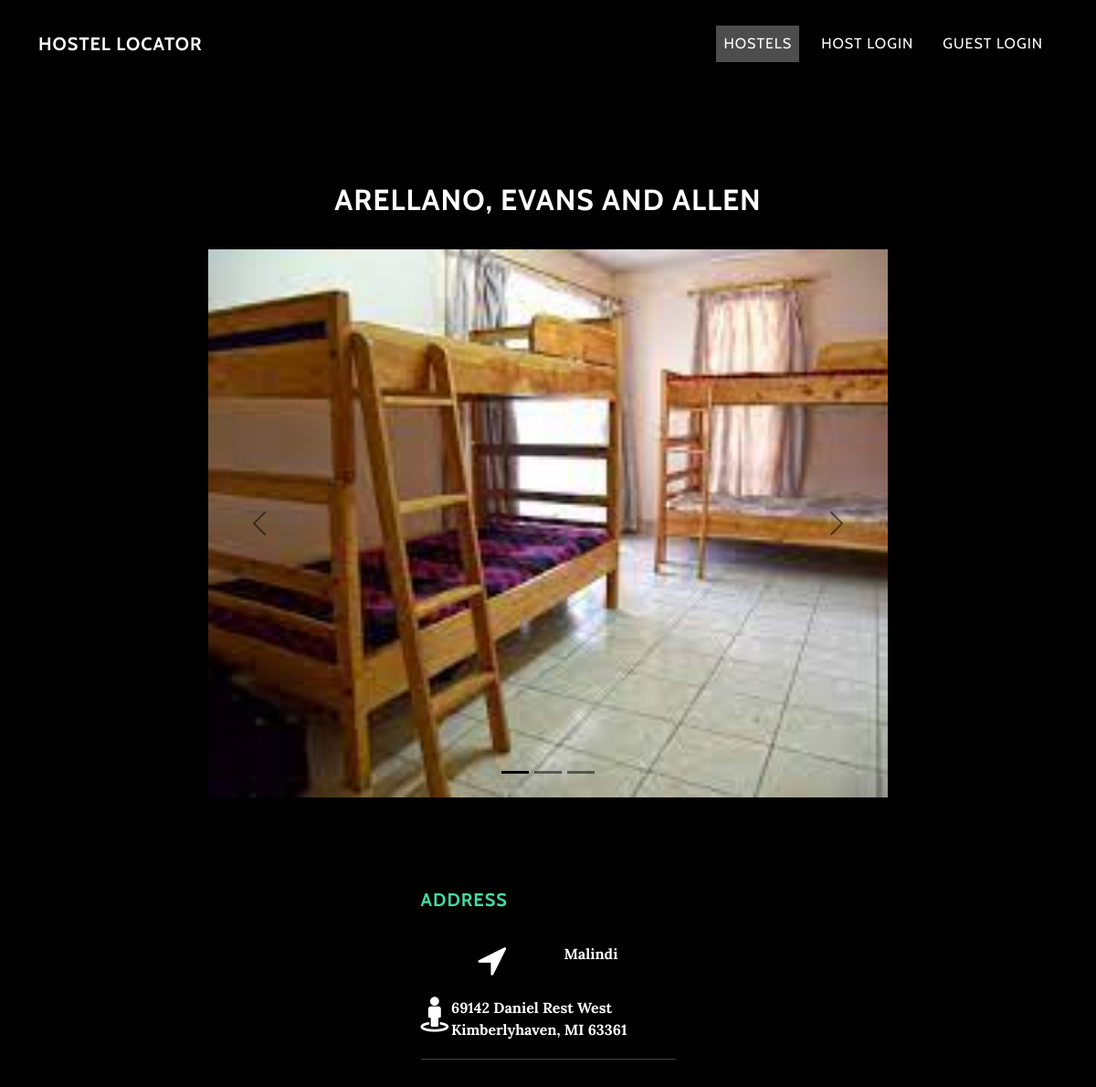
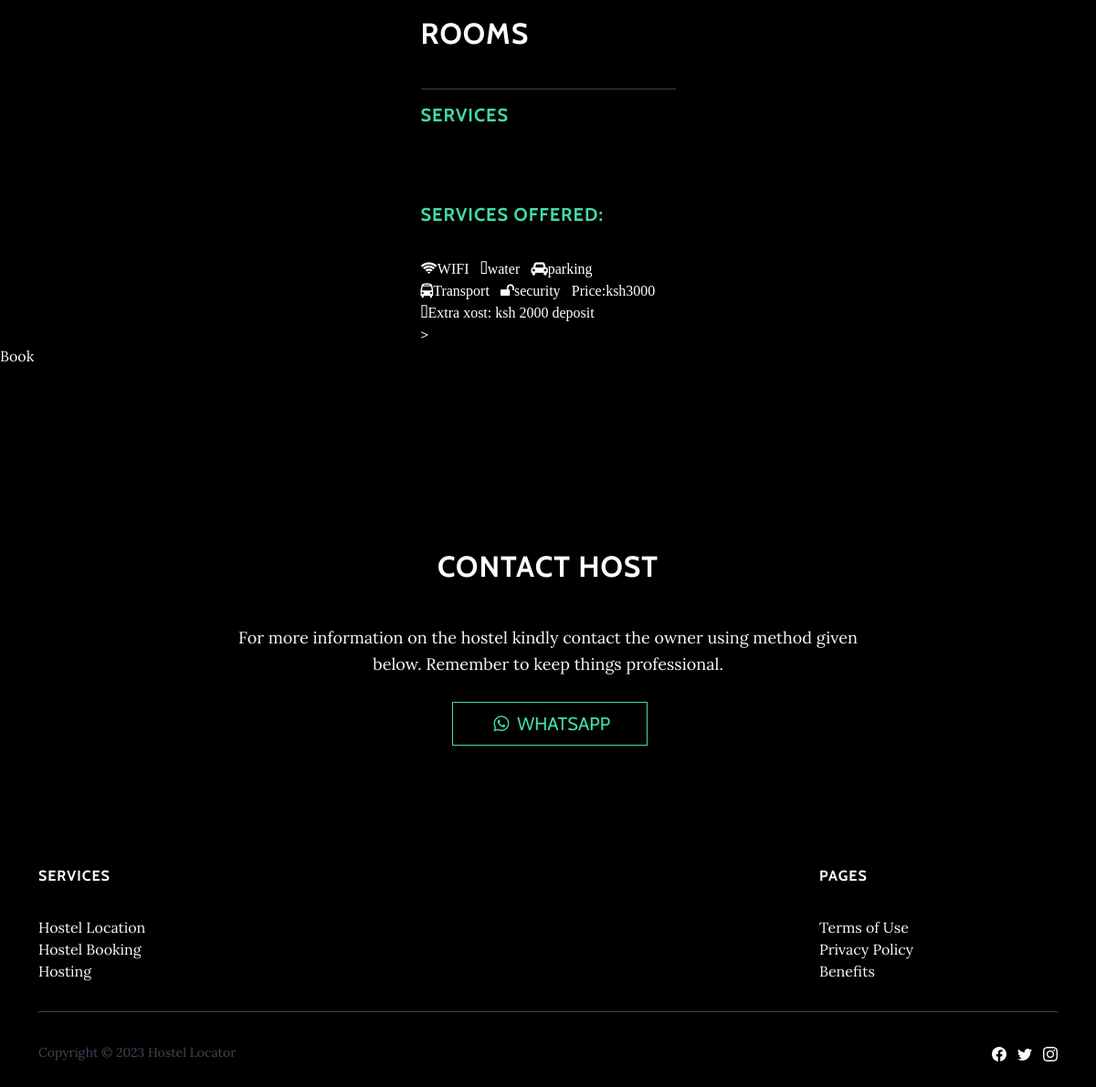
The app's page /hostels/25/ with its own data (2 pictures, top to bottom).
### hostel_app/models.py (models this page shows, shortened)
class Hostel(models.Model):
    name = models.CharField(max_length=50)
    cover = models.ImageField(upload_to='cover', default='default.png')
    services = models.ManyToManyField("Service")
    location = models.ForeignKey(
        'Location', on_delete=models.SET_NULL, null=True)
    address = models.CharField(max_length=250, null=True)
    owner = models.ForeignKey(User, on_delete=models.SET_NULL, null=True)
    def __str__(self):
        return self.name
    class Meta:
        verbose_name = 'Hostel'
        verbose_name_plural = 'Hostels'
        ordering = ['name']

class Location(models.Model):
    name = models.CharField(max_length=150,blank=True)
    latitude = models.DecimalField(max_digits=9, decimal_places=6,null=True)
    longitude = models.DecimalField(max_digits=9, decimal_places=6,null=True)
    timestamp = models.DateTimeField(auto_now_add=True, null=True)
    def __str__(self):
        return self.name
    class Meta:
        verbose_name = 'UserLocation'
        verbose_name_plural = 'UserLocations'

### hostel_app/views.py (the view)
# urls.py: path('hostels/<int:pk>/', views.HostelDetailView.as_view(), name='hostel-detail'),
class HostelDetailView(DetailView):
    model = Hostel
    template_name = "hostel_detail.html"

### hostel_app/templates/hostel_detail.html (shortened to what this page needs)
{% extends 'hostel_base.html' %}
{% load static %}
 {% block main %}
<section
	class="text-center content-section"
	id="about"
	style="padding: 200px 0 0"
>
	<h2>{{hostel}}</h2>
	<div class="container">
		<div
					class="d-flex justify-content-evenly"
					style="margin: 20px 0px"
				>
			<div class="col-lg-8 col-xl-8 mx-auto">
				<div
					class="carousel slide carousel-dark"
					data-bs-ride="carousel"
					data-bs-interval="3000"
					id="carousel-1"
					style="height: 600px"
				>
					<div class="carousel-inner h-100">
						<div class="carousel-item active h-100">
							<img
								class="w-100 d-block position-absolute h-100 fit-cover"
								src="{% static 'assets/img/index.jpeg' %}"
								alt="Slide Image"
								style="z-index: -1"
							/>
						</div>
					</div>
					<div>
						<a
							class="carousel-control-prev"
							href="#carousel-1"
							role="button"
							data-bs-slide="prev"
							><span class="carousel-control-prev-icon"></span
							><span class="visually-hidden">Previous</span></a
						><a
							class="carousel-control-next"
							href="#carousel-1"
							role="button"
							data-bs-slide="next"
							><span class="carousel-control-next-icon"></span
							><span class="visually-hidden">Next</span></a
						>
					</div>
					<ol class="carousel-indicators">
						<li
							data-bs-target="#carousel-1"
							data-bs-slide-to="0"
							class="active"
						></li>
						<li
							data-bs-target="#carousel-1"
							data-bs-slide-to="1"
						></li>
						<li
							data-bs-target="#carousel-1"
							data-bs-slide-to="2"
						></li>
					</ol>
				</div>
			</div>
		</div>
	</div>
</section>
<div
	class="container d-xl-flex justify-content-xl-center align-items-xl-center"
	id="hosts"
	style="margin-top: 100px"
>
		<div
			<div class="col-lg-8 col-xl-3 mx-auto">
				<form>
					<div class="col-xl-12">
						<h5 class="text-primary">Address</h5>
						<div
							class="d-flex justify-content-evenly"
							style="margin: 20px 0px"
						>
							<i
								class="fa fa-location-arrow"
								style="font-size: 39px"
							></i
							><strong>{{hostel.location}}</strong>
						</div>
						<div
							class="d-flex justify-content-evenly"
							style="margin: 20px 0px"
						>
							<i
								class="fa fa-street-view"
								style="font-size: 39px"
							></i
							><b>{{hostel.address}}&nbsp;</b>
						</div>
						<hr>
						<h2 class="mt-5 mb-4">Rooms</h2>
						<hr>
					<div class="col-xl-12">
						<h5 class="text-primary">Services</h5>
						<div class="card-body">
						  </div>
						<div class="col-xl-12">
							<h5 class="text-primary">Services offered:</h5>
						<i class="fa fa-wifi">WIFI &nbsp;</i>
						<i class="fa fa-water">water &nbsp;</i>
						<i class="fa fa-car">parking &nbsp;</i>
						<i class="fa fa-bus">Transport &nbsp;</i>
						<i class="fa fa-unlock">security &nbsp;</i>
								<i class="fa fa-cost">Price:ksh3000</i>
								<i class="fa fa-wallet">Extra xost: ksh 2000 deposit</i>
						</div>
						</div>
					</div>
				</form>>
				</div>
			</div>
			<div class=""
			<a class="btn btn-outline-success" id=btnhostelbook type="button" href="{url 'Book'}">Book &nbsp;</a>
		</div>
{% endblock main %}
{% block contact %}
<section class="text-center content-section" id="contact" style="height: 0">
	<div class="container">
		<div class="row">
			<div class="col-lg-8 mx-auto">
				<h2>Contact Host</h2>
				<p class="text-light" style="padding: 10px 0">
					For more information on the hostel kindly contact the owner
					using method given below. Remember to keep things
					professional.
				</p>
				<ul class="list-inline banner-social-buttons">
					<li class="list-inline-item">&nbsp;</li>
					<li class="list-inline-item">
						&nbsp;<button
							class="btn btn-primary btn-lg btn-default"
							type="button"
							style="width: 214px"
						>
							<i class="fa fa-whatsapp fa-fw"></i
							><span class="network-name">&nbsp;Whatsapp</span>
						</button>
					</li>
					<li class="list-inline-item">&nbsp;</li>
				</ul>
			</div>
		</div>
	</div>
</section>
{% endblock contact %}

### hostel_app/static/assets/css/Articles-Cards-images.css (style rules this page uses)
.fit-cover { object-fit: cover; }
.btn { transform-style: preserve-3d; transition: ease-in-out; }

### hostel_app/static/assets/css/Manage-Users.css (style rules this page uses)
[type=button]:not(:disabled), [type=reset]:not(:disabled), [type=submit]:not(:disabled), button:not(:disabled) { cursor: pointer; }

### hostel_app/static/assets/css/Notes-Dashboard.css (style rules this page uses)
.card-body { flex: 1 1 auto; padding: 1.57rem; }

### hostel_app/static/assets/css/Responsive-Open-Source-CardBS5.css (style rules this page uses)
.fa { display: inline-block; font: normal normal normal 14px/1 FontAwesome; font-size: inherit; text-rendering: auto; -webkit-font-smoothing: antialiased; -moz-osx-font-smoothing: grayscale; }
p { color: #3C4857; margin-top: 0; margin-bottom: 1rem; }
a { text-decoration: none; }

### records on screen
Hostel: name "ARELLANO, EVANS AND ALLEN", location "Malindi", address "69142 Daniel Rest West Kimberlyhaven, MI 63361"
